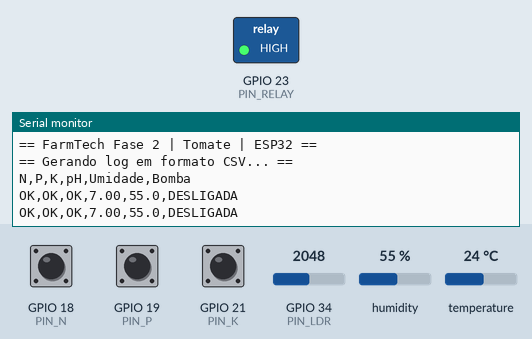
This program was run on a simulated ESP32. Parts: switched loads named in the program (green lamp = pin HIGH), the last lines printed to the serial monitor. The test bench sets the inputs (shaded band); at power-on: GPIO 18 (PIN_N) HIGH, GPIO 19 (PIN_P) HIGH, GPIO 21 (PIN_K) HIGH, GPIO 34 (PIN_LDR) = 2048, humidity 55 %, temperature 24 °C.

Above: at 1.4 s.
1.5 s: GPIO 18 (PIN_N) pulled LOW for 1.2 s
At 3.0 s:
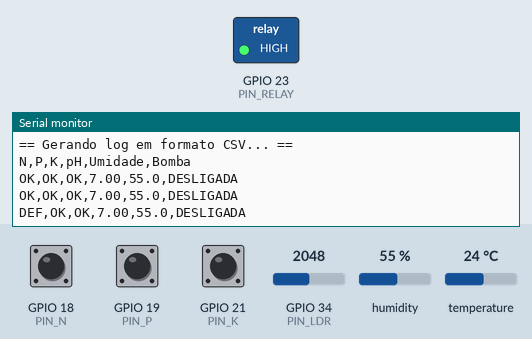
4.2 s: GPIO 19 (PIN_P) pulled LOW for 1.2 s
At 5.0 s:
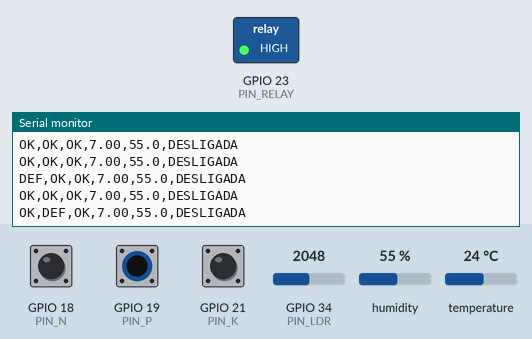
6.9 s: GPIO 21 (PIN_K) pulled LOW for 1.2 s
At 7.7 s:
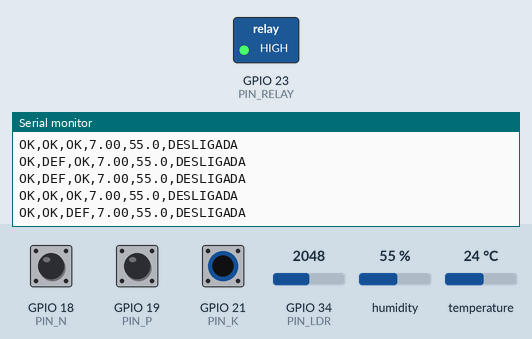
9.6 s: GPIO 18 (PIN_N) driven LOW and GPIO 19 (PIN_P) driven LOW
At 11.0 s:
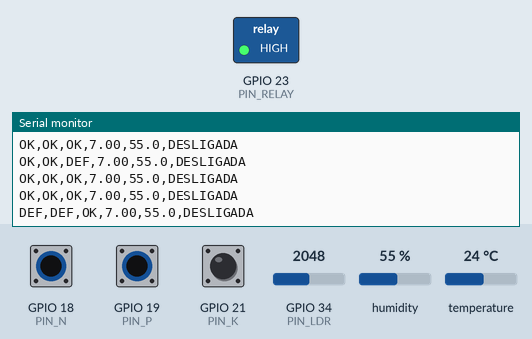
12.7 s: GPIO 21 (PIN_K) pulled LOW for 1.2 s
At 14.1 s:
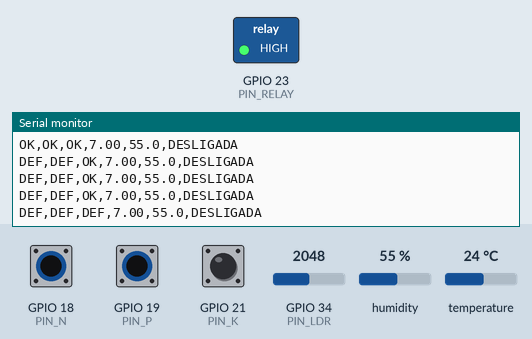
15.4 s: GPIO 19 (PIN_P) driven HIGH and GPIO 21 (PIN_K) driven LOW
At 16.8 s:
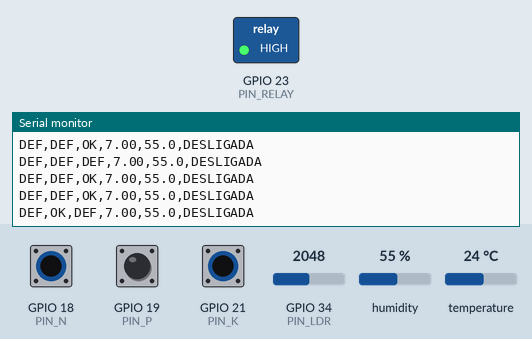

The program:

main.cpp
```cpp
// FarmTech Solutions — Fase 2 (ESP32 + Wokwi)
// Saída formatada em CSV para importação na Fase 3
// Cultura: Tomate | Regras: Umidade <60 liga / >70 desliga, pH 6.0–6.8.

#include <Arduino.h>
#include "DHT.h"

// ===== Pinos de Conexão =====
const uint8_t PIN_LDR   = 34; // ADC (pH simulado)
const uint8_t PIN_DHT   = 22; // DHT22 (umidade)
const uint8_t PIN_RELAY = 23; // Relé (bomba)
const uint8_t PIN_N     = 18; // Botão Nitrogênio
const uint8_t PIN_P     = 19; // Botão Fósforo
const uint8_t PIN_K     = 21; // Botão Potássio

// ===== Configuração dos Sensores =====
#define DHTTYPE DHT22
DHT dht(PIN_DHT, DHTTYPE);

// ===== Parâmetros da Lógica de Irrigação =====
const float PH_MIN = 6.0;
const float PH_MAX = 6.8;
const float HUM_ON = 60.0; // Liga a bomba quando a umidade é MENOR que 60%
const float HUM_OFF = 70.0; // Desliga a bomba quando a umidade é MAIOR que 70%
const bool RELAY_ACTIVE_LOW = true; // Módulo relé ativa com sinal LOW

// ===== Variáveis de Estado do Sistema =====
bool pumpOn = false;

// ===== Funções Auxiliares =====
bool isPhOk(float ph) {
  return (ph >= PH_MIN && ph <= PH_MAX);
}

void setRelay(bool on) {
  if (RELAY_ACTIVE_LOW) {
    digitalWrite(PIN_RELAY, on ? LOW : HIGH); // Lógica invertida para o relé
  } else {
    digitalWrite(PIN_RELAY, on ? HIGH : LOW);
  }
  pumpOn = on;
}

float readPH() {
  int adcValue = analogRead(PIN_LDR);
  float ph = (adcValue / 4095.0f) * 14.0f; // Mapeia a leitura do ADC (0-4095) para a escala de pH (0-14)
  return ph;
}

float readHumidity() {
  float h = dht.readHumidity();
  if (isnan(h)) {
    return -1.0f; // Retorna -1 em caso de erro na leitura
  }
  return h;
}

// MODIFICADO: Esta função agora imprime os dados em formato CSV
void printTelemetry(float ph, float hum, bool defN, bool defP, bool defK) {
  // Colunas: N,P,K,pH,Umidade,Bomba
  Serial.print(defN ? F("DEF") : F("OK"));
  Serial.print(F(","));
  Serial.print(defP ? F("DEF") : F("OK"));
  Serial.print(F(","));
  Serial.print(defK ? F("DEF") : F("OK"));
  Serial.print(F(","));
  Serial.print(ph, 2);
  Serial.print(F(","));
  if (hum < 0) Serial.print(F("FALHA"));
  else Serial.print(hum, 1);
  Serial.print(F(","));
  Serial.println(pumpOn ? F("LIGADA") : F("DESLIGADA"));
}

// ===== Rotinas Principais =====
void setup() {
  Serial.begin(115200);
  delay(200);

  pinMode(PIN_RELAY, OUTPUT);
  setRelay(false);

  // Configura os botões com resistor de pull-up interno
  pinMode(PIN_N, INPUT_PULLUP);
  pinMode(PIN_P, INPUT_PULLUP);
  pinMode(PIN_K, INPUT_PULLUP);

  dht.begin();

  Serial.println(F("== FarmTech Fase 2 | Tomate | ESP32 =="));
  Serial.println(F("== Gerando log em formato CSV... =="));

  // MODIFICADO: Imprime o cabeçalho (nome das colunas) do CSV
  Serial.println(F("N,P,K,pH,Umidade,Bomba"));
}

void loop() {
  // Leitura dos sensores
  // Com INPUT_PULLUP, LOW significa que o botão está pressionado (deficiência)
  bool defN = (digitalRead(PIN_N) == LOW);
  bool defP = (digitalRead(PIN_P) == LOW);
  bool defK = (digitalRead(PIN_K) == LOW);
  float ph = readPH();
  float hum = readHumidity();

  // Lógica de decisão para a irrigação
  bool phOk = isPhOk(ph);

  if (pumpOn) {
    // Condições para DESLIGAR a bomba
    if ((hum >= 0 && hum > HUM_OFF) || !phOk) {
      setRelay(false);
    }
  } else {
    // Condições para LIGAR a bomba
    if ((hum >= 0 && hum < HUM_ON) && phOk) {
      setRelay(true);
    }
  }

  // Imprime os dados da telemetria já em formato CSV
  printTelemetry(ph, hum, defN, defP, defK);
  delay(1000); // Aguarda 1 segundo entre as leituras
}
```

Measured:
- after the input at 1.5 s, the serial monitor: prints a new line after 0.71 s (image 1)
- after the input at 4.2 s, the serial monitor: prints a new line at once (image 2)
- after the input at 6.9 s, the serial monitor: prints a new line after 0.33 s (image 3)
- after the input at 9.6 s, the serial monitor: prints a new line after 0.64 s (image 4)
- after the input at 12.7 s, the serial monitor: prints a new line after 0.54 s (image 5)
- after the input at 15.4 s, the serial monitor: prints a new line after 0.86 s (image 6)
